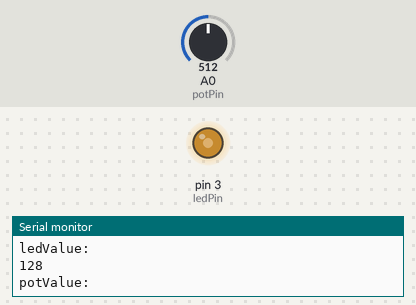
This sketch was run on a simulated Arduino Uno, built with avr-gcc and run on an emulated ATmega328P. On the bench: output pins drawn as LEDs (lit = HIGH), the last lines printed to the serial monitor. The test bench sets the inputs (shaded band); at power-on: A0 (potPin) = 512.

Above: at 1.2 s.
1.3 s: A0 (potPin) set to 409
At 2.4 s:
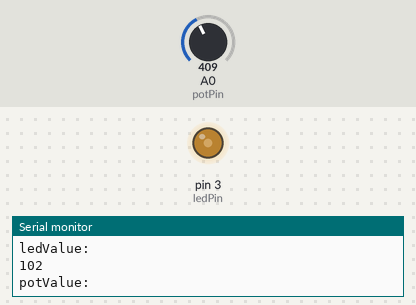
4.3 s: A0 (potPin) set to 386
At 5.7 s:
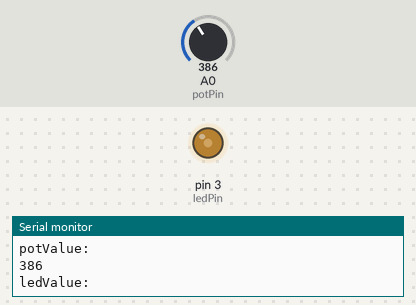
7.3 s: A0 (potPin) set to 1023
At 8.0 s:
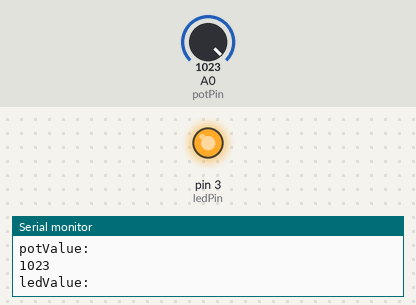
8.8 s: A0 (potPin) set to 982
At 9.5 s:
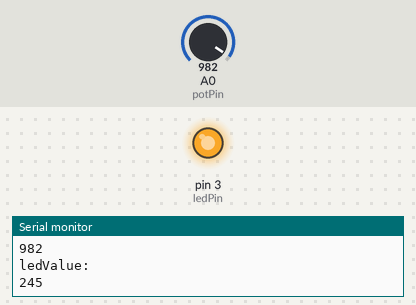
11.8 s: A0 (potPin) set to 122
At 12.7 s:
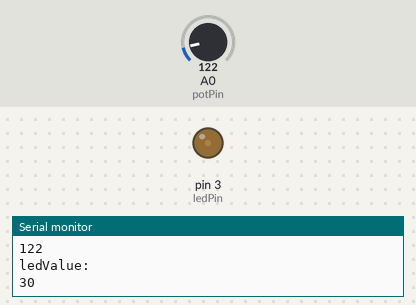
13.3 s: A0 (potPin) set to 109
At 14.4 s:
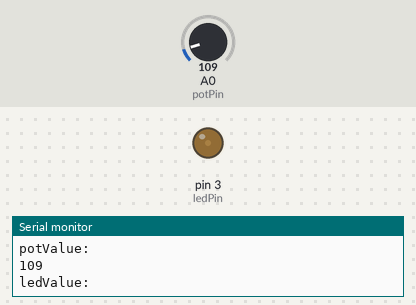
16.3 s: A0 (potPin) set to 90
Timing chart, 0 to 19.3 s (numbered marks = the images above; inputs shaded):
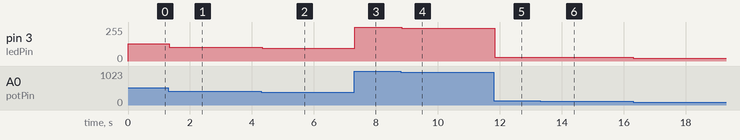

Measured:
- after the input at 1.3 s, pin 3 (ledPin): 128/255 → 102/255 at once
- after the input at 4.3 s, pin 3 (ledPin): 102/255 → 96/255 at once
- after the input at 7.3 s, pin 3 (ledPin): 96/255 → 255/255 at once
- after the input at 8.8 s, pin 3 (ledPin): 255/255 → 245/255 at once
- after the input at 11.8 s, pin 3 (ledPin): 245/255 → 30/255 at once
- after the input at 13.3 s, pin 3 (ledPin): 30/255 → 27/255 at once
- after the input at 16.3 s, pin 3 (ledPin): 27/255 → 22/255 at once

The sketch:

TE-project-3-has-comments.ino
```cpp
//WRITTEN BY: John Mays and Austin Motz

const int potPin = 0;
const int ledPin = 3;
//  REMEMBER: ^ Give names to the pins you are using

void setup(){
  pinMode(ledPin, OUTPUT); /*  REMEMBER: Tell the system whether or not your digital pins
                            *  will recieve signal or send it.
                            */
  Serial.begin(9600);
  /* ^ This is a new command, this initializes Serial Input which sends values through
   * USB back into your computer so you can look at them on the Serial monitor (top right).
   */

}

void loop(){
  int potValue = analogRead(potPin);/*  analogRead() reads a value in between 0 and 1023,
                                     *  just like digitalRead() does with either 1 or 0.
                                     */
  int ledValue = potValue / 4;/*  digitalWrite() takes a value in between the numbers 0
                               *  and 255.  So, in order to scale down the "potValue", which
                               *  can be in between 0 and 1023, we must divide it by 4 to
                               *  create the variable "ledValue" (0-255).
                               */

  analogWrite(ledPin, ledValue);
  /*  Next, we take that value we just created, "ledValue", and write it to our LED
   *  (on digital pin 3).  The analogWrite() function will supply a variable voltage to
   *  pin 3, thus changing the brightness of the LED.
   */

  //These commands beginning with "Serial." are displaying your two values in the Serial Monitor.
  Serial.println("potValue:");
  Serial.println(potValue);
  Serial.println("ledValue:");
  Serial.println(ledValue);
}
```
